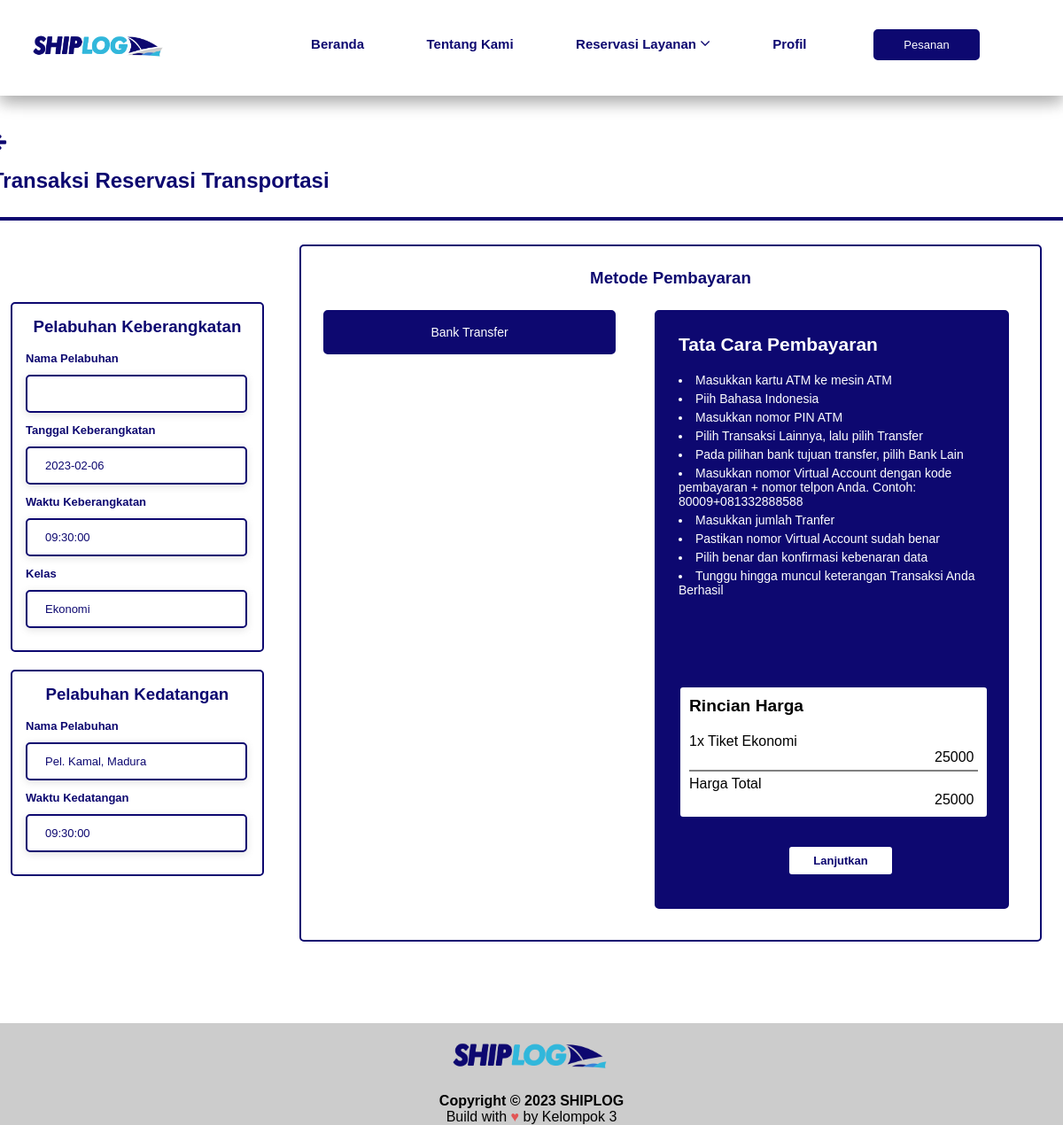
The app's page /13-pemesanan.php?id_schedule=1 with its own data.
### tables this page shows
CREATE TABLE `tiket_kapaltransportasi` (
  `id_schedule` int(11) NOT NULL,
  `name_ship` varchar(100) NOT NULL,
  `class` varchar(100) NOT NULL,
  `capacity` int(11) NOT NULL,
  `price` float NOT NULL,
  `route` varchar(100) NOT NULL,
  `date_dep` date NOT NULL,
  `time_dep` time NOT NULL,
  `date_dest` date NOT NULL,
  `time_dest` time NOT NULL
);

### 13-pemesanan.php (the view, shortened to what this page needs)
<?php
include("./koneksi.php");
$keberangkatan = $_SESSION['keberangkatan'];
$id = $_SESSION['id_schedule'];
$sql = "SELECT * FROM tiket_kapaltransportasi WHERE id_schedule='$id'";
$result = mysqli_query($conn,$sql);
while ($tiket_data = mysqli_fetch_array($result)){
    $date_dep = $tiket_data['date_dep'];
    $class = $tiket_data['class'];
    $route = $tiket_data['route'];
    $time_dest = $tiket_data['time_dest'];
    $price = $tiket_data['price'];
}
?>
<!DOCTYPE html>
<html lang="en">
<head>
    <link rel="stylesheet" href="css/style-pemesanan.css">
    <link rel="stylesheet" href="css/header-footer.css">
    <link rel="stylesheet" href="https://cdnjs.cloudflare.com/ajax/libs/font-awesome/4.7.0/css/font-awesome.min.css">
</head>
<body>
    <section>
        <nav class="nav-index">
            <a href="8-index-after.php" class="nav-title"> <img src="image/shiplog.png"> </a>
            <div class='nav-links'>
                <ul>
                    <li class="nav-bar"><a href='8-index-after.php' class="nav-title">Beranda</a></li>
                    <li class="nav-bar"><a href='about-us-after.php' class="nav-title">Tentang Kami</a></li>
                    <div class="dropdown">
                        <li class="nav-bar"><span class="nav-title">Reservasi Layanan <span class="fa fa-angle-down" style="font-size:18px"></span></span></li>
                    </div>
                    <li class="nav-bar"><a href='profile.php' class="nav-title">Profil</a></li>
                    <li class="nav-bar">
                        <div class="button">
                            <a href="chekout.php"><button class='button-a' type="submit">Pesanan</button></a>
                        </div>
                    </li>
                </ul>
            </div>
        </nav>
    </section>
    <section >
        <div class="overlay">
            <a href="javascript:history.back(); "> <i class="fa fa-arrow-left" style="font-size: 20px; color: #0d0870; margin-bottom: 20px;"></i> </a>
            <h2 style="color:#0d0870; margin-bottom: 7px;">Transaksi Reservasi Transportasi</h2>
            <div class="container">
                <table border="0" width="100%">
                    <tr>
                        <td width="25%">
                            <div class="containerr">
                                <h3>Pelabuhan Keberangkatan</h3>
                                <label class="sub-title">Nama Pelabuhan</label><br>
                                <input class="register-input" type="text" value="<?=$keberangkatan  ?>"><br>
                                <label class="sub-title">Tanggal Keberangkatan</label><br>
                                <input class="register-input" type="text" value="<?=$date_dep  ?>"><br>
                                <label class="sub-title">Waktu Keberangkatan</label><br>
                                <input class="register-input" type="text" value="<?=$time_dest ?>"><br>
                                <label class="sub-title">Kelas</label><br>
                                <input class="register-input" type="text" value="<?=$class  ?>" ><br>
                            </div>
                            <div class="containerr">
                                <h3>Pelabuhan Kedatangan</h3>
                                <label class="sub-title">Nama Pelabuhan</label><br>
                                <input class="register-input" type="text" value="<?=$route  ?>"><br>
                                <label class="sub-title">Waktu Kedatangan</label><br>
                                <input class="register-input" type="text" value="<?=$time_dest  ?>"><br>
                            </div>
                        </td>
                        <td width="75%">
                            <div class="containerrr">
                                <h3>Metode Pembayaran</h3>
                                <div class="register-row">
                                    <div class="register-form-button">
                                        <a href="1-index.php"><button class='back-button'>Bank Transfer</button></a>
                                    </div>
                                    <div class="containerrrr">
                                        <h4 style="margin-bottom: 20px; font-size: 21px;">Tata Cara Pembayaran</h4>
                                        <li>Masukkan kartu ATM ke mesin ATM</li>
                                        <li>Piih Bahasa Indonesia</li>
                                        <li>Masukkan nomor PIN ATM</li>
                                        <li>Pilih Transaksi Lainnya, lalu pilih Transfer</li>
                                        <li>Pada pilihan bank tujuan transfer, pilih Bank Lain</li>
                                        <li>Masukkan nomor Virtual Account dengan kode pembayaran + nomor telpon Anda. Contoh: 80009+081332888588</li>
                                        <li>Masukkan jumlah Tranfer</li>
                                        <li>Pastikan nomor Virtual Account sudah benar</li>
                                        <li>Pilih benar dan konfirmasi kebenaran data</li>
                                        <li>Tunggu hingga muncul keterangan Transaksi Anda Berhasil</li>
                                        <div class="containers">
                                            <form action="update_ttrans.php" method='post' >
                                            <div>
                                                <h5 style="color: black; margin-bottom: 20px; font-size: larger;">Rincian Harga</h5>
                                            </div>
                                            <div>
                                                <span style="color: black;  ">1x Tiket <?=$class  ?></span>
                                                <span style="color: black; margin-left: 277px; "><?=$price  ?></span> <hr style="height:2px;border-width:0;color:gray;background-color:gray; margin: 5px 0px 5px 0px;">
                                            </div>
                                            <div>
                                                <span style="color: black;">Harga Total</span>
                                                <span style="color: black; margin-left: 277px;"><?=$price  ?></span>
                                            </div>
                                        </div>
                                        <div class="button">
                                            <input class='buttons' name='checkout' type="submit" value='Lanjutkan'></a>
                                        </div>
                                </div>
                                </div>
                            </div>
                        </td>
                    </tr>
                </table>
            </div>
        </div>
    </section>
    <footer>
        <img src="image/shiplog.png" alt="">
        <dd><b>Copyright &copy <script>document.write(new Date().getFullYear())</script> SHIPLOG</b></dd>
        <dd>Build with <span style="color: #e25555;">&#9829;</span> by Kelompok 3</dd>
    </footer>
</body>
</html>

### css/style-pemesanan.css (style rules this page uses)
.overlay { display: grid; justify-content: center; align-content: center; margin: 150px 0px 50px 0px; }
.container { box-sizing: border-box; width: 1220px; min-height: 120px; padding: 10px; background-color: #ffffff; border-top: 4px solid #0d0870; margin: 20px 0px 20px 0px; padding-top: 15px; text-align: left; }
.containerr { width: 94%; min-height: 130px; background-color: #ffffff; border: 2px solid #0d0870; border-radius: 5px; margin: 10px 10px 20px 10px; padding: 15px; text-align: left; }
.containerrr { width: 838px; min-height: 130px; background-color: #ffffff; border: 2px solid #0d0870; border-radius: 5px; margin: 10px 10px 10px 30px; padding: 25px; text-align: left; }
.containerrrr { width: 400px; min-height: 100px; background-color: #ffffff; border: 2px solid #0d0870; border-radius: 5px; margin: 10px 10px 10px 30px; padding: 25px; text-align: left; background-color: #0d0870; color: #ffffff; }
.containers { width: 350px; min-height: 100px; background-color: #ffffff; border: 2px solid #0d0870; border-radius: 5px; margin: 100px 0px 30px 0px; padding: 10px; text-align: left; }
.register-row { display: flex; justify-content: space-between; }
.sub-title { font-size: 13px; font-weight: bold; color: #0d0870; }
.register-input { width: 250px; box-shadow: #63636333 0px 2px 8px 0px; border: solid 2px #0d0870; border-radius: 5px; padding: 12px 20px; margin: 10px 0px 10px 0px; color: #0d0870; font-size: 13px; font-weight: 100; }
h3 { color: #0d0870; text-align: center; margin-bottom: 15px; }
.register-form-button { margin-top: 10px; text-align: center; display: flex; flex-direction: column; }
.back-button { cursor: pointer; width: 330px; height: 50px; text-decoration: none; border: 2px solid #0d0870; padding: 9px 27px; color: #ffffff; background-color: #0d0870; font-size: 14px; border-radius: 5px; margin-bottom: 20px; }
li { font-size: 14px; margin-bottom: 5px; }
.button { text-align: center; }
.buttons { cursor: pointer; width: 120px; height: 35px; margin: 0px 0px 0px 15px; padding: 7px 27px; color: #0d0870; border: none; font-size: 13px; background-color: #ffffff; border-radius: 5px; border: 2px solid #0d0870; font-weight: bold; }

### css/header-footer.css (style rules this page uses)
* { margin: 0; padding: 0; font-family: 'Poppins', sans-serif; box-sizing: border-box; }
.nav-index { background-color: #FFF; display: flex; padding: 15px 3%; justify-content: space-between; align-items: center; transition: 0.4s; position: fixed; width: 100%; top: 0; z-index: 99; box-shadow: 0 8px 16px 0 rgba(0,0,0,0.2), 0 6px 20px 0 rgba(0,0,0,0.19); }
.nav-index img { width: 150px; }
.nav-links { flex: 1; text-align: right; }
.nav-links .nav-bar { list-style: none; display: inline-block; padding: 8px; margin-right: 50px; position: relative; }
.nav-bar::after { content: ""; width: 0%; height: 2px; background: #0d0870; display: block; margin: auto; transition: 0.5s; }
.nav-title { color: #0d0870; text-decoration: none; font-size: 15px; font-weight: bold; }
.dropdown { position: relative; display: inline-block; }
.button { margin: 10px 0px 10px 5px; }
.button-a { cursor: pointer; width: 120px; height: 35px; margin: 0px 0px 0px 0px; padding: 7px 27px; color: #FFF; border: none; font-size: 13px; background-color: #0d0870; border-radius: 5px; border: 2px solid #0d0870; }
footer { text-align: center; background-color: #cccccc; }
footer img { width: 15%; margin-top: 20px; margin-bottom: 20px; }

### records on screen
tiket_kapaltransportasi: date_dep "2023-02-06", time_dest "09:30:00", class "Ekonomi", route "Pel. Kamal, Madura", price "25000"
